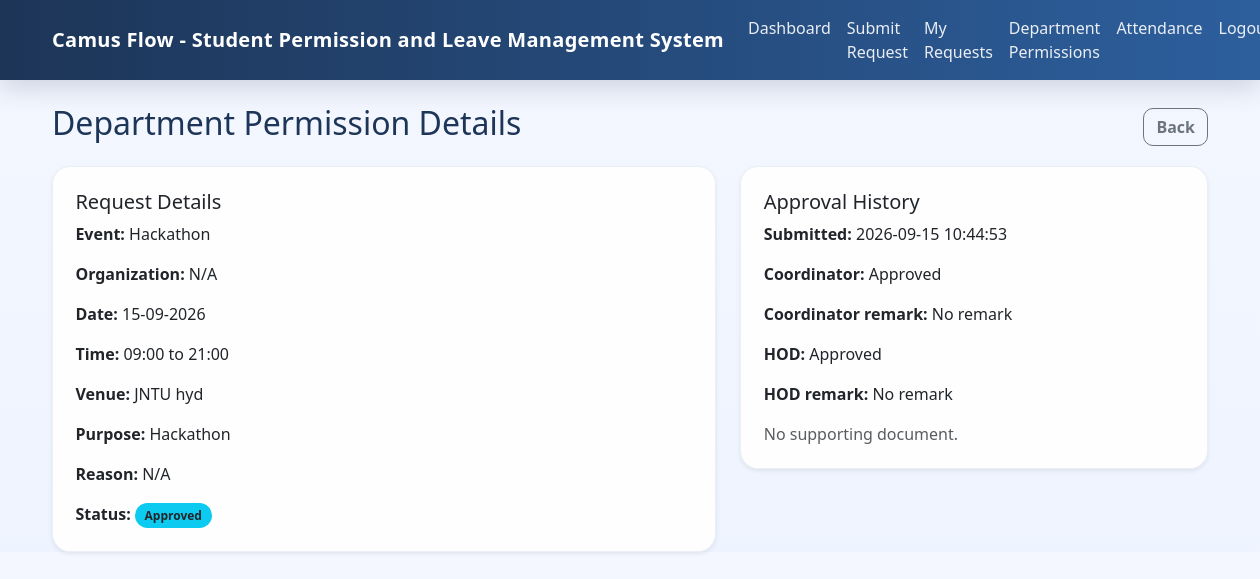
The page /student/department-permissions/2 (signed in) on the database its author committed.
### tables this page shows
CREATE TABLE department_permissions (
                id INTEGER PRIMARY KEY AUTOINCREMENT,
                student_id TEXT NOT NULL,
                event_name TEXT NOT NULL,
                organization TEXT DEFAULT NULL,
                date TEXT NOT NULL,
                start_time TEXT NOT NULL,
                end_time TEXT NOT NULL,
                venue TEXT DEFAULT NULL,
                purpose TEXT NOT NULL,
                reason TEXT DEFAULT NULL,
                document_path TEXT DEFAULT NULL,
                status TEXT NOT NULL,
                coordinator_remark TEXT DEFAULT NULL,
                hod_remark TEXT DEFAULT NULL,
                created_at TEXT DEFAULT CURRENT_TIMESTAMP,
                updated_at TEXT DEFAULT CURRENT_TIMESTAMP
            );

### app.py (the view)
        def wrapped(*args, **kwargs):
            if 'user_id' not in session:
                flash('Please log in first.', 'warning')
                return redirect(url_for('login'))
            user = get_user_by_id(session['user_id'])
            if not user:
                session.clear()
                flash('Session expired. Please log in again.', 'warning')
                return redirect(url_for('login'))
            if role and user['role'] != role:
                flash('You do not have access to this page.', 'danger')
                return redirect(get_role_dashboard(user['role']))
            return func(*args, **kwargs)

### app.py (called while the page is built)
def format_date_for_display(value):
    if not value:
        return value
    value = str(value).strip()
    if not value:
        return value
    for fmt in ('%Y-%m-%d', '%d-%m-%Y', '%d/%m/%Y', '%d.%m.%Y', '%d-%m-%y', '%d/%m/%y', '%d.%m.%y', '%Y/%m/%d', '%d %B %Y', '%d %b %Y'):
        try:
            return datetime.strptime(value, fmt).strftime('%d-%m-%Y')
        except ValueError:
            pass
    return value

@app.context_processor
def inject_global_helpers():
    return {'get_user_by_id': get_user_by_id, 'format_date_for_display': format_date_for_display}

def login_required(role=None):
    def decorator(func):
        def wrapped(*args, **kwargs):
            if 'user_id' not in session:
                flash('Please log in first.', 'warning')
                return redirect(url_for('login'))
            user = get_user_by_id(session['user_id'])
            if not user:
                session.clear()
                flash('Session expired. Please log in again.', 'warning')
                return redirect(url_for('login'))
            if role and user['role'] != role:
                flash('You do not have access to this page.', 'danger')
                return redirect(get_role_dashboard(user['role']))
            return func(*args, **kwargs)
        wrapped.__name__ = func.__name__
        return wrapped
    return decorator

@app.route('/student/department-permissions/<int:permission_id>')
@login_required('student')
def department_permission_detail(permission_id):
    user = get_user_by_id(session['user_id'])
    permission = get_department_permission_by_id(permission_id)
    if not permission or permission['student_id'] != user['student_id']:
        flash('Permission request not found.', 'danger')
        return redirect(url_for('department_permissions'))
    return render_template('department_permission_detail.html', user=user, permission=permission, student_view=True)

### database.py (called while the page is built, shortened)
def row_to_dict(row, columns=None):
    if row is None:
        return None
    if isinstance(row, dict):
        return row
    if columns is None:
        return dict(row)
    return dict(zip(columns, row))

def get_db_connection():
    global USE_SQLITE
    if USE_SQLITE:
        conn = sqlite3.connect('leave_reconciliation.db')
        conn.row_factory = sqlite3.Row
        return conn

### templates/department_permission_detail.html (shortened to what this page needs)
{% extends 'base.html' %}
{% block content %}
<div class="d-flex justify-content-between align-items-center mb-3">
    <h2>Department Permission Details</h2>
    <a href="{{ url_for('department_permissions') }}" class="btn btn-outline-secondary">Back</a>
</div>
<div class="row g-4">
    <div class="col-lg-7">
        <div class="card shadow-sm"><div class="card-body">
            <h5 class="card-title">Request Details</h5>
            <p><strong>Event:</strong> {{ permission.event_name }}</p>
            <p><strong>Organization:</strong> {{ permission.organization or 'N/A' }}</p>
            <p><strong>Date:</strong> {{ format_date_for_display(permission.date) }}</p>
            <p><strong>Time:</strong> {{ permission.start_time }} to {{ permission.end_time }}</p>
            <p><strong>Venue:</strong> {{ permission.venue or 'N/A' }}</p>
            <p><strong>Purpose:</strong> {{ permission.purpose }}</p>
            <p><strong>Reason:</strong> {{ permission.reason or 'N/A' }}</p>
            <p class="mb-0"><strong>Status:</strong> <span class="badge bg-info text-dark">{{ permission.status }}</span></p>
        </div></div>
    </div>
    <div class="col-lg-5">
        <div class="card shadow-sm"><div class="card-body">
            <h5 class="card-title">Approval History</h5>
            <p><strong>Submitted:</strong> {{ permission.created_at }}</p>
            {% if permission.status != 'Pending Coordinator' %}
                <p><strong>Coordinator:</strong> {{ 'Approved' if permission.status in ['Pending HOD', 'Approved'] else 'Rejected' }}</p>
                <p><strong>Coordinator remark:</strong> {{ permission.coordinator_remark or 'No remark' }}</p>
            {% endif %}
            {% if permission.status == 'Approved' %}<p><strong>HOD:</strong> Approved</p><p><strong>HOD remark:</strong> {{ permission.hod_remark or 'No remark' }}</p>{% endif %}
            {% if permission.document_path %}<a href="{{ url_for('uploaded_file', filename=permission.document_path) }}" target="_blank">View supporting document</a>{% else %}<p class="text-muted mb-0">No supporting document.</p>{% endif %}
        </div></div>
    </div>
</div>
{% endblock %}

### static/style.css (style rules this page uses)
body { background: linear-gradient(180deg, #f4f7ff 0%, #eef4ff 100%); font-family: 'Segoe UI', Tahoma, Geneva, Verdana, sans-serif; color: #1f2a37; }
.card { border: 1px solid rgba(93, 125, 172, 0.12); border-radius: 18px; box-shadow: 0 10px 28px rgba(15, 23, 42, 0.06); background: rgba(255,255,255,0.9); }
.card-body { padding: 1.4rem; }
.btn { border-radius: 10px; font-weight: 600; transition: transform 0.15s ease, box-shadow 0.2s ease; }
.badge { border-radius: 999px; padding: 0.55em 0.8em; }
h2, h5 { color: #1d3557; }

### rows shown on the page
department_permissions: event_name "Hackathon", organization "N/A", date "15-09-2026", start_time "09:00", end_time "21:00", venue "JNTU hyd", purpose "Hackathon", reason "N/A", status "Approved", created_at "2026-09-15 10:44:53", coordinator_remark "No remark", hod_remark "No remark"
